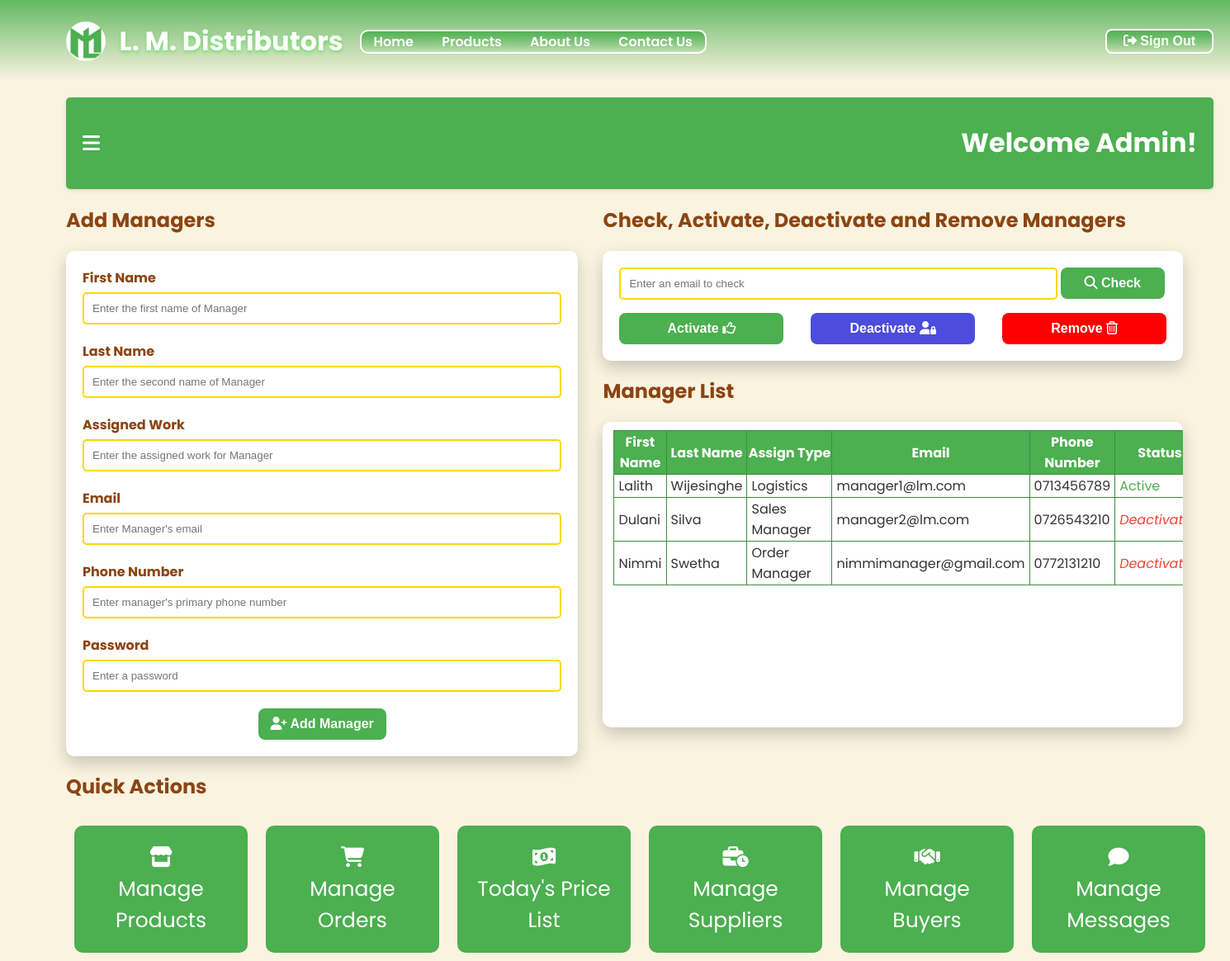
Before: /manageManagers.php (signed in) with the older database file.
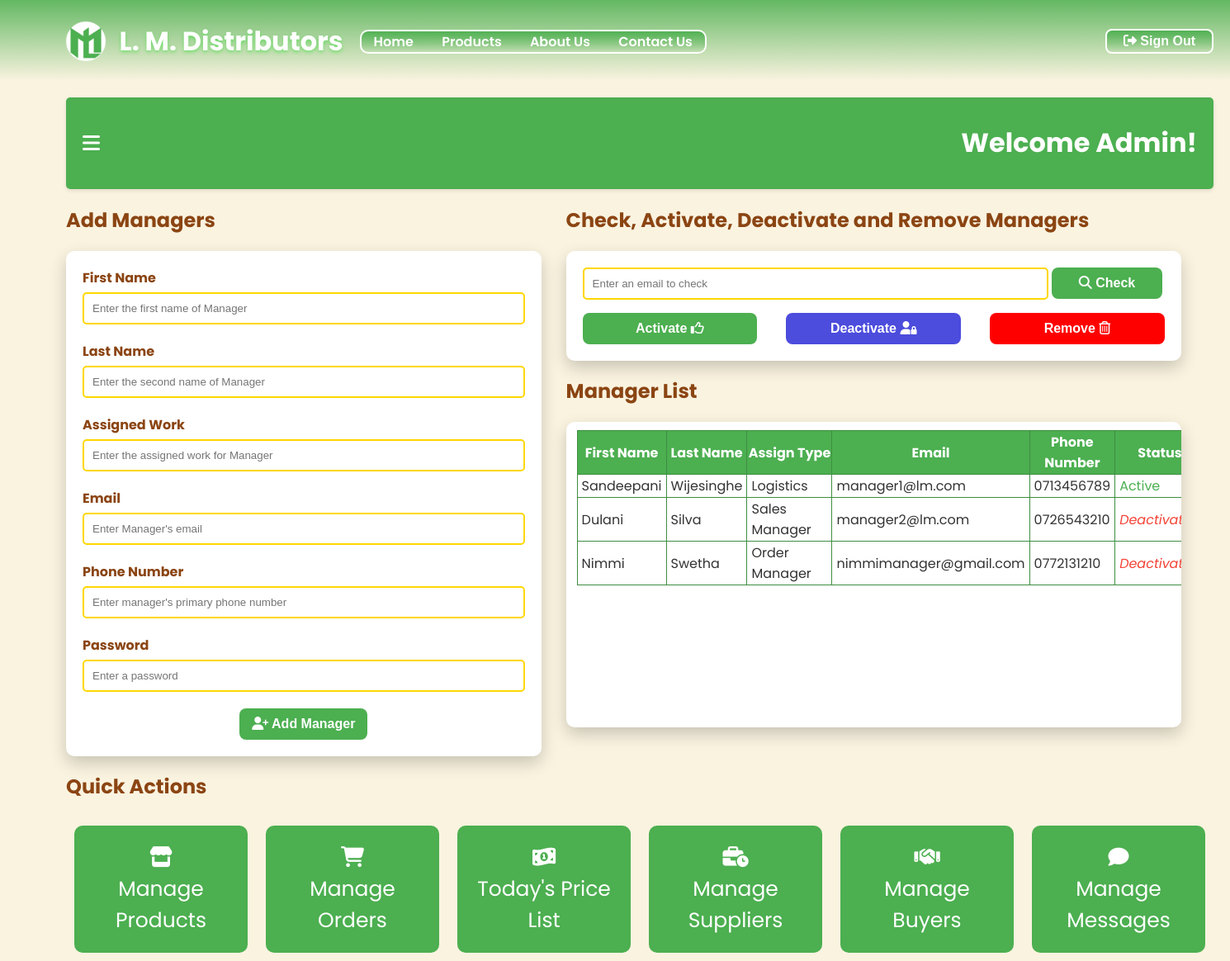
After: the same page with the newer database file.
### tables this page shows
CREATE TABLE `user_info` (
  `userID` int(11) NOT NULL,
  `email` varchar(255) NOT NULL,
  `password` varchar(255) NOT NULL,
  `fName` varchar(100) NOT NULL,
  `lName` varchar(100) NOT NULL,
  `dob` date NOT NULL,
  `phone1` varchar(15) NOT NULL,
  `phone2` varchar(15) DEFAULT NULL,
  `address` text NOT NULL,
  `image` varchar(255) DEFAULT NULL,
  `type` enum('admin','manager','customer','supplier','buyer') NOT NULL,
  `assignType` varchar(50) DEFAULT NULL,
  `status` enum('active','inactive') NOT NULL,
  `last_logout` datetime DEFAULT NULL
);

### manageManagers.php (the view, shortened to what the changed rows need)
<?php
    require_once 'config.php';
    if (!isset($_SESSION['user_fName'])) {
        header('Location: login.php');
        exit();
    }
    else {
        $dob = $_SESSION['user_dob'];
        $today = date('m-d');
        $birthday = date('m-d', strtotime($dob));
        if($today === $birthday) {
            $greeting = "Happy Birthday ".$_SESSION['user_fName']."!";
        }
        else {
            $greeting = "Welcome ".$_SESSION['user_fName']."!";
        }
        $sql = "SELECT * FROM user_info WHERE type = 'manager';";
        $result = mysqli_query($conn, $sql);
    }
?>
<!DOCTYPE html>
<html lang="en">
<head>
    <link rel="stylesheet" href="./css/manageManagers.css">
    <link rel="stylesheet" href="https://cdnjs.cloudflare.com/ajax/libs/font-awesome/6.0.0-beta3/css/all.min.css">
</head>
<body>
    <?php include 'header.php'; ?>
    <div class="container">
        <div class="main-content">
            <div class="topbar">
                <h1><?php echo $greeting; ?></h1>
            </div>
            <section class="mainSeparation">
                <div class="addManager">
                    <h2>Add Managers</h2>
                </div>
                <div class="rightSide">
                    <div class="checkManager">
                        <h2>Check, Activate, Deactivate and Remove Managers</h2>
                    </div>
                    <div class="managerList">
                        <h2>Manager List</h2>
                        <div class="custom-scroll">
                            <div class="content" id="scrollable-content">
                                <table class="listTable" border="1px">
                                    <tr>
                                        <th class="tFName">First Name</th>
                                        <th class="tLName">Last Name</th>
                                        <th class="tType">Assign Type</th>
                                        <th class="tMail">Email</th>
                                        <th class="tPhone">Phone Number</th>
                                        <th class="tStatus">Status</th>
                                    </tr>
                                    <?php while($row = $result->fetch_assoc()): ?>
                                    <tr>
                                        <td><?php echo $row['fName']; ?></td>
                                        <td><?php echo $row['lName']; ?></td>
                                        <td><?php echo $row['assignType']; ?></td>
                                        <td><?php echo $row['email']; ?></td>
                                        <td><?php echo $row['phone1']; ?></td>
                                        <td><?php echo $row['status'] == 'active'
                                                    ? "<span style='color: #4CAF50;'>Active</span>"
                                                    : "<span style='color: #f44336; font-style: italic; text-align: center;'>Deactivated</span>";
                                            ?></td>
                                    </tr>
                                    <?php endwhile; ?>
                                </table>
                            </div>
                        </div>
                    </div>
                </div>
            </section>
            <h2 class="quickH2">Quick Actions</h2>
        </div>
    </div>
</body>
</html>

Changed rows visible on the page:
changed user_info "Wijesinghe": fName "Lalith" → "Sandeepani"
